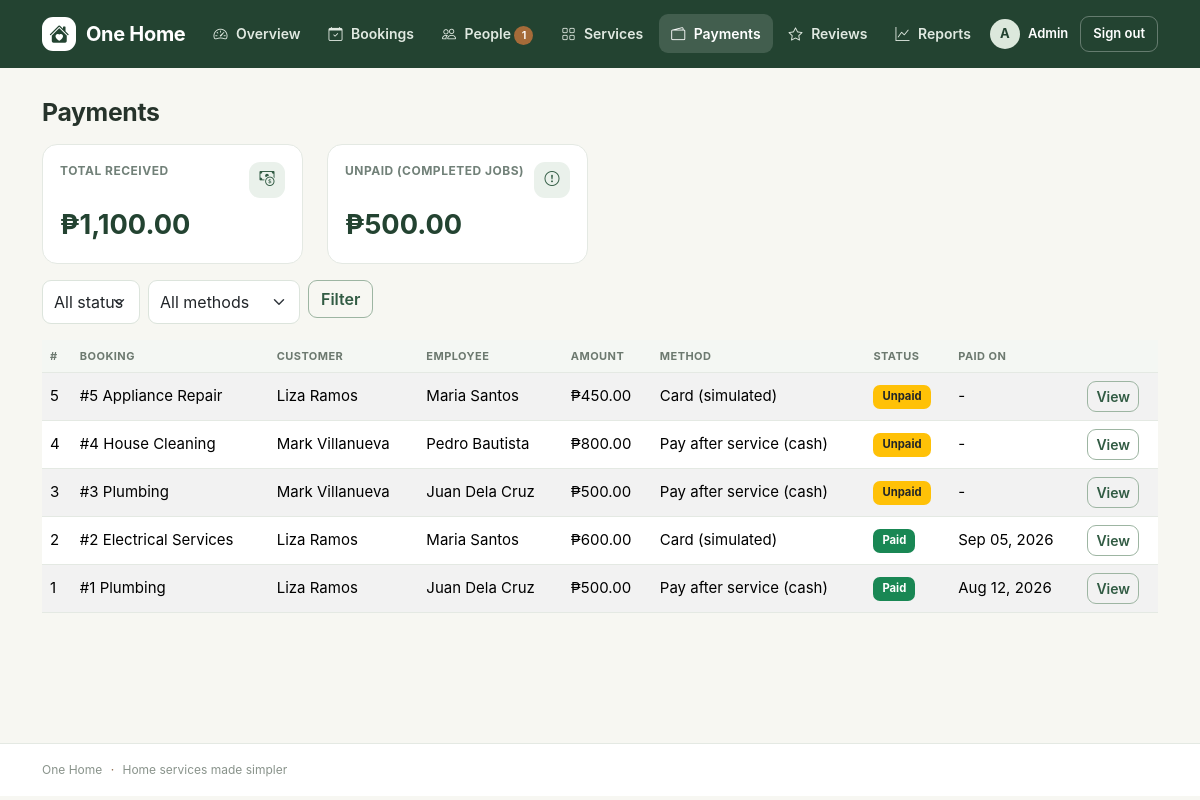
The page /admin/payments/index.php (signed in) on the database its author committed.
### tables this page shows
CREATE TABLE users (
  id INT AUTO_INCREMENT PRIMARY KEY,
  name VARCHAR(100) NOT NULL,
  email VARCHAR(100) NOT NULL UNIQUE,
  password VARCHAR(255) NOT NULL,
  phone VARCHAR(30),
  address VARCHAR(255),
  role ENUM('admin','employee','customer') NOT NULL,
  status ENUM('active','pending','inactive') NOT NULL DEFAULT 'active',
  avatar VARCHAR(255),
  skills VARCHAR(255),
  available_days VARCHAR(40) NOT NULL DEFAULT 'Mon,Tue,Wed,Thu,Fri',
  is_available TINYINT NOT NULL DEFAULT 1,
  created_at DATETIME NOT NULL DEFAULT CURRENT_TIMESTAMP,
  INDEX idx_users_role_status (role, status),
  INDEX idx_users_available (role, status, is_available),
  CHECK (is_available IN (0,1))
);

CREATE TABLE payments (
  id INT AUTO_INCREMENT PRIMARY KEY,
  booking_id INT NOT NULL UNIQUE,
  amount DECIMAL(10,2) NOT NULL,
  method ENUM('cash','card') NOT NULL DEFAULT 'cash',
  status ENUM('Unpaid','Paid','Refunded') NOT NULL DEFAULT 'Unpaid',
  card_last4 CHAR(4),
  paid_at DATETIME NULL,
  FOREIGN KEY (booking_id) REFERENCES bookings(id) ON DELETE CASCADE,
  INDEX idx_payments_status_date (status, paid_at),
  CHECK (amount >= 0)
);

CREATE TABLE bookings (
  id INT AUTO_INCREMENT PRIMARY KEY,
  customer_id INT NOT NULL,
  employee_id INT NOT NULL,
  service_id INT NOT NULL,
  booking_date DATE NOT NULL,
  booking_time TIME NOT NULL,
  address VARCHAR(255) NOT NULL,
  description TEXT,
  photo VARCHAR(255),
  price DECIMAL(10,2) NOT NULL,
  status ENUM('Pending','Confirmed','Ongoing','Completed','Cancelled','Declined') NOT NULL DEFAULT 'Pending',
  decline_reason VARCHAR(255),
  created_at DATETIME DEFAULT CURRENT_TIMESTAMP,
  FOREIGN KEY (customer_id) REFERENCES users(id),
  FOREIGN KEY (employee_id) REFERENCES users(id),
  FOREIGN KEY (service_id) REFERENCES services(id),
  INDEX idx_bookings_customer_date (customer_id, booking_date),
  INDEX idx_bookings_employee_date_status (employee_id, booking_date, status),
  INDEX idx_bookings_service_status (service_id, status),
  INDEX idx_bookings_created (created_at),
  CHECK (price >= 0)
);

CREATE TABLE services (
  id INT AUTO_INCREMENT PRIMARY KEY,
  name VARCHAR(100) NOT NULL,
  description TEXT,
  price DECIMAL(10,2) NOT NULL,
  icon VARCHAR(50) NOT NULL DEFAULT 'bi-tools',
  is_active TINYINT NOT NULL DEFAULT 1,
  INDEX idx_services_active_name (is_active, name),
  CHECK (price >= 0),
  CHECK (is_active IN (0,1))
);

### includes/auth.php (called while the page is built, shortened)
<?php
require_once INC . '/dbconn.php';
require_once INC . '/functions.php';
require_once INC . '/notifications.php';
function current_user()
{
    static $loaded = false;
    static $user = null;
    if (!$loaded) {
        $loaded = true;
        if (!empty($_SESSION['uid'])) {
            $user = db_one("SELECT * FROM users WHERE id=?", [(int) $_SESSION['uid']]);
        }
    }
    return $user;
}
function home_for($role)
{
    return $role . '/dashboard.php';
}
function require_role($role)
{
    $u = current_user();
}

### includes/notifications.php (called while the page is built, shortened)
<?php
function pending_employees_count()
{
    return db_val("SELECT COUNT(*) FROM users WHERE role='employee' AND status='pending'");
}

### admin/payments/index.php (the view, shortened to what this page needs)
<?php require_once __DIR__ . '/../../includes/auth.php';
require_role('admin');
$st = in_array($_GET['status'] ?? '', ['Unpaid', 'Paid', 'Refunded']) ? $_GET['status'] : '';
$mt = in_array($_GET['method'] ?? '', ['cash', 'card']) ? $_GET['method'] : '';
$rows = db_all("SELECT p.*, b.id bid, c.name cname, e.name ename, s.name sname, b.status bstatus FROM payments p JOIN bookings b ON b.id=p.booking_id JOIN users c ON c.id=b.customer_id JOIN users e ON e.id=b.employee_id JOIN services s ON s.id=b.service_id
  WHERE (?='' OR p.status=?) AND (?='' OR p.method=?) ORDER BY p.id DESC", [$st, $st, $mt, $mt]);
$received = db_val("SELECT COALESCE(SUM(amount),0) FROM payments WHERE status='Paid'");
$unpaid = db_val("SELECT COALESCE(SUM(amount),0) FROM payments p JOIN bookings b ON b.id=p.booking_id WHERE p.status='Unpaid' AND b.status='Completed'");
require INC . '/header.php'; ?>
<h2>Payments</h2>
<div class="row mt-3">
  <?= stat_card('Total received', money($received), 'bi-cash-coin', 'success') ?><?= stat_card('Unpaid (completed jobs)', money($unpaid), 'bi-exclamation-circle', 'warning') ?>
</div>
<form class="row g-2 mb-3" method="get">
  <div class="col-auto"><select name="status" class="form-select">
      <option value="">All status</option><?php foreach (['Unpaid', 'Paid', 'Refunded'] as $s): ?>
        <option <?= $st === $s ? 'selected' : '' ?>><?= $s ?></option><?php endforeach; ?>
    </select></div>
  <div class="col-auto"><select name="method" class="form-select">
      <option value="">All methods</option>
    </select></div>
  <div class="col-auto"><button class="btn btn-outline-primary">Filter</button></div>
</form>
<table class="table table-striped bg-white">
  <thead class="table-light">
    <tr>
      <th>#</th>
      <th>Booking</th>
      <th>Customer</th>
      <th>Employee</th>
      <th>Amount</th>
      <th>Method</th>
      <th>Status</th>
      <th>Paid on</th>
      <th></th>
    </tr>
  </thead>
  <tbody>
    <?php foreach ($rows as $p): ?>
      <tr>
        <td><?= $p['id'] ?></td>
        <td>#<?= $p['bid'] ?>   <?= e($p['sname']) ?></td>
        <td><?= e($p['cname']) ?></td>
        <td><?= e($p['ename']) ?></td>
        <td><?= money($p['amount']) ?></td>
        <td><?= pay_label($p['method']) ?></td>
        <td><?= badge($p['status']) ?></td>
        <td><?= $p['paid_at'] ? fdate($p['paid_at']) : '-' ?></td>
        <td><a class="btn btn-sm btn-outline-primary" href="view.php?id=<?= $p['id'] ?>">View</a></td>
      </tr><?php endforeach; ?>
  </tbody>
</table>
<?php require INC . '/footer.php'; ?>

### includes/navbar.php (shortened to what this page needs)
<?php
$links = [];
if ($u && $u['status'] === 'active') {
    if ($u['role'] === 'customer') {
        $links = [
            ['url' => 'customer/dashboard.php', 'label' => 'Home', 'icon' => 'bi-house'],
            ['url' => 'customer/services.php', 'label' => 'Services', 'icon' => 'bi-grid'],
            ['url' => 'customer/bookings.php', 'label' => 'Bookings', 'icon' => 'bi-calendar-check'],
            ['url' => 'customer/payment_history.php', 'label' => 'Payments', 'icon' => 'bi-wallet2'],
            ['url' => 'customer/my_reviews.php', 'label' => 'Reviews', 'icon' => 'bi-star'],
        ];
    } else {
        $links = [
            ['url' => 'admin/dashboard.php', 'label' => 'Overview', 'icon' => 'bi-speedometer2'],
            ['url' => 'admin/bookings/index.php', 'label' => 'Bookings', 'icon' => 'bi-calendar-check'],
            ['url' => 'admin/users/index.php', 'label' => 'People', 'icon' => 'bi-people', 'count' => pending_employees_count()],
            ['url' => 'admin/services/index.php', 'label' => 'Services', 'icon' => 'bi-grid'],
            ['url' => 'admin/payments/index.php', 'label' => 'Payments', 'icon' => 'bi-wallet2'],
            ['url' => 'admin/reviews/index.php', 'label' => 'Reviews', 'icon' => 'bi-star'],
            ['url' => 'admin/reports/index.php', 'label' => 'Reports', 'icon' => 'bi-graph-up'],
        ];
    }
}
$current_path = str_replace('\\\\', '/', $_SERVER['PHP_SELF'] ?? '');
?>
<header class="app-header">
    <nav class="navbar navbar-expand-lg">
        <div class="container">
            <a class="navbar-brand" href="<?= url($u && $u['status'] === 'active' ? home_for($u['role']) : 'index.php') ?>">
                <span class="brand-mark"><i class="bi bi-house-heart-fill"></i></span>
                <span>One Home</span>
            </a>
            <div class="collapse navbar-collapse" id="mainNav">
                <ul class="navbar-nav me-auto">
                    <?php foreach ($links as $item):
                        $active = strpos($current_path, '/' . $item['url']) !== false;
                        $count = (int) ($item['count'] ?? 0);
                    ?>
                        <li class="nav-item">
                            <a class="nav-link <?= $active ? 'active' : '' ?>" href="<?= url($item['url']) ?>">
                                <i class="bi <?= e($item['icon']) ?>"></i>
                                <?= e($item['label']) ?>
                                <?php if ($count): ?><span class="nav-count"><?= $count ?></span><?php endif; ?>
                            </a>
                        </li>
                    <?php endforeach; ?>
                </ul>
                <div class="nav-account">
                    <?php if ($u && $u['status'] === 'active'): ?>
                        <a class="nav-profile" href="<?= url($u['role'] === 'admin' ? 'admin/profile.php' : $u['role'] . '/profile.php') ?>">
                            <span class="nav-avatar"><?= e(strtoupper(substr($u['name'], 0, 1))) ?></span>
                            <span class="d-none d-md-inline"><?= e($u['name']) ?></span>
                        </a>
                        <form method="post" action="<?= url('logout.php') ?>" class="d-inline">
                            <button class="btn btn-logout" type="submit">Sign out</button>
                        </form>
                    <?php else: ?>
                        <a class="nav-link" href="<?= url('login.php') ?>">Login</a>
                        <a class="btn btn-primary btn-sm" href="<?= url('register.php') ?>">Create account</a>
                    <?php endif; ?>
                </div>
            </div>
        </div>
    </nav>
</header>

### includes/functions.php (shortened to what this page needs)
<?php
function e($s)
{
    return htmlspecialchars((string) $s, ENT_QUOTES, 'UTF-8');
}
function url($p)
{
    return BASE_URL . '/' . ltrim($p, '/');
}
function money($n)
{
    return '₱' . number_format((float) $n, 2);
}
function fdate($d)
{
    return date('M d, Y', strtotime($d));
}
function badge($s)
{
    $c = [
        'Pending' => 'warning text-dark',
        'Confirmed' => 'info text-dark',
        'Ongoing' => 'primary',
        'Completed' => 'success',
        'Cancelled' => 'secondary',
        'Declined' => 'danger',
        'Paid' => 'success',
        'Unpaid' => 'warning text-dark',
        'Refunded' => 'dark',
        'active' => 'success',
        'pending' => 'warning text-dark',
        'inactive' => 'danger'
    ];
    return '<span class="badge bg-' . ($c[$s] ?? 'secondary') . '">' . e(ucfirst((string) $s)) . '</span>';
}
function pay_label($m)
{
    return $m === 'card' ? 'Card (simulated)' : 'Pay after service (cash)';
}
function db_run($sql, $params = [])
{
    global $conn;
    $st = mysqli_prepare($conn, $sql);
    if ($params)
        mysqli_stmt_bind_param($st, str_repeat('s', count($params)), ...$params);
    if (!mysqli_stmt_execute($st)) {
        error_log('One Home SQL execute error: ' . mysqli_stmt_error($st));
        http_response_code(500);
        exit('Something went wrong. Please try again later.');
    }
    return $st;
}
function db_all($sql, $params = [])
{
    $r = mysqli_stmt_get_result(db_run($sql, $params));
    return $r ? mysqli_fetch_all($r, MYSQLI_ASSOC) : [];
}
function db_one($sql, $params = [])
{
    $a = db_all($sql, $params);
    return $a ? $a[0] : null;
}
function db_val($sql, $params = [])
{
    $r = db_one($sql, $params);
    return $r ? array_values($r)[0] : 0;
}
{ ?>
<?php }
function stat_card($label, $value, $icon = 'bi-bar-chart', $color = 'primary')
{
    return '<div class="col-6 col-xl-3 mb-3"><div class="stat-card"><div class="d-flex justify-content-between align-items-start"><span class="stat-label">' . e($label) . '</span><span class="stat-icon"><i class="bi ' . e($icon) . '"></i></span></div><div class="stat-value">' . $value . '</div></div></div>';
}
    ob_start(); ?>

### css/style.css (style rules this page uses)
:root { --green: #315b43; --green-dark: #234331; --green-soft: #eaf1eb; --brown: #8a6546; --brown-dark: #5d4431; --brown-soft: #f3ece5; --cream: #f7f7f2; --ink: #26332b; --muted: #718078; --line: #e4e9e3; --white: #ffffff; }
* { box-sizing: border-box; }
body { background: var(--cream); color: var(--ink); font-family: Inter, "Segoe UI", Arial, sans-serif; font-size: 15px; min-height: 100vh; }
.app-header { background: var(--white); border-bottom: 1px solid var(--line); }
.navbar { min-height: 68px; padding: 10px 0; }
.navbar-brand { display:flex; align-items:center; gap:10px; color:var(--green-dark)!important; font-weight:750; letter-spacing:-.3px; }
.brand-mark { width:34px;height:34px;border-radius:11px;background:var(--green);color:white;display:inline-flex;align-items:center;justify-content:center; }
.navbar-nav { gap:4px; }
.nav-link { color:#536158!important; border-radius:9px; padding:9px 12px!important; font-weight:600; font-size:14px; }
.nav-link:hover,.nav-link.active { color:var(--green-dark)!important; background:var(--green-soft); }
.nav-link i { margin-right:5px; }
.nav-count { display:inline-block; min-width:19px; padding:1px 6px; border-radius:20px; background:#a66b39; color:#fff; font-size:11px; text-align:center; }
.nav-account { display:flex; align-items:center; gap:12px; }
.nav-profile { display:flex; align-items:center; gap:8px; color:var(--ink); text-decoration:none; font-weight:600; font-size:13px; }
.nav-avatar { width:30px;height:30px;border-radius:50%;display:inline-flex;align-items:center;justify-content:center;background:var(--green-soft);color:var(--green-dark);font-weight:700; }
.btn-logout { border:1px solid var(--line); color:#59665e; background:white; font-size:13px; padding:7px 12px; }
h1,h2,h3,h4,h5 { color:var(--ink); letter-spacing:-.35px; font-weight:700; }
h2 { font-size:1.55rem; margin-bottom:5px; }
.stat-card { background:#fff; border:1px solid var(--line); border-radius:15px; padding:17px; height:100%; }
.stat-label { color:var(--muted); font-size:12px; font-weight:650; text-transform:uppercase; letter-spacing:.5px; }
.stat-value { color:var(--green-dark); font-size:1.7rem; font-weight:750; margin-top:7px; }
.stat-icon { width:36px;height:36px;border-radius:11px;display:inline-flex;align-items:center;justify-content:center;background:var(--green-soft);color:var(--green); }
.btn { border-radius:9px; font-weight:600; }
.btn-outline-primary { color:var(--green); border-color:#9db5a2; }
.form-control,.form-select { border-color:#dce4dc; border-radius:9px; padding:9px 11px; }
.table { --bs-table-bg:transparent; }
.table thead th { color:#6c796f; background:#f4f7f3; font-size:11px; letter-spacing:.45px; text-transform:uppercase; border-bottom:1px solid var(--line); white-space:nowrap; }
.table td { vertical-align:middle; border-color:var(--line); }
.badge { font-weight:650; padding:6px 9px; border-radius:7px; }
.role-admin { --role-accent:var(--green-dark); --role-soft:#e6eee8; }
.role-admin .app-header { background:var(--green-dark); border-bottom:0; }
.role-admin .navbar-brand { color:#fff!important; }
.role-admin .brand-mark { background:#fff; color:var(--green-dark); }
.role-admin .nav-link { color:#e0e9e1!important; }
.role-admin .nav-link:hover,.role-admin .nav-link.active { color:#fff!important; background:rgba(255,255,255,.14); }
.role-admin .nav-profile { color:#fff; }
.role-admin .nav-avatar { background:#dce8dc; color:var(--green-dark); }
.role-admin .btn-logout { border-color:rgba(255,255,255,.3); background:transparent; color:white; }
.role-admin .stat-value { color:var(--green-dark); }

### rows shown on the page
users: name "A", name "Admin"
payments: id "5", booking "5", services.name "Appliance Repair", users.name "Liza Ramos", users.name "Maria Santos", amount "₱450.00", method "Card (simulated)", status "Unpaid"
payments: id "4", booking "4", services.name "House Cleaning", users.name "Mark Villanueva", users.name "Pedro Bautista", amount "₱800.00", method "Pay after service (cash)", status "Unpaid"
payments: id "3", booking "3", services.name "Plumbing", users.name "Mark Villanueva", users.name "Juan Dela Cruz", amount "₱500.00", method "Pay after service (cash)", status "Unpaid"
payments: id "2", booking "2", services.name "Electrical Services", users.name "Liza Ramos", users.name "Maria Santos", amount "₱600.00", method "Card (simulated)", status "Paid", paid_at "Sep 05, 2026"
payments: id "1", booking "1", services.name "Plumbing", users.name "Liza Ramos", users.name "Juan Dela Cruz", amount "₱500.00", method "Pay after service (cash)", status "Paid", paid_at "Aug 12, 2026"

### other values the page prints
$item['label'] "Overview"
$item['label'] "Bookings"
$item['label'] "People"
$count "1"
$item['label'] "Services"
$item['label'] "Payments"
$item['label'] "Reviews"
$item['label'] "Reports"
$label "TOTAL RECEIVED UNPAID (COMPLETED JOBS)"
$value "₱1,100.00 ₱500.00"
